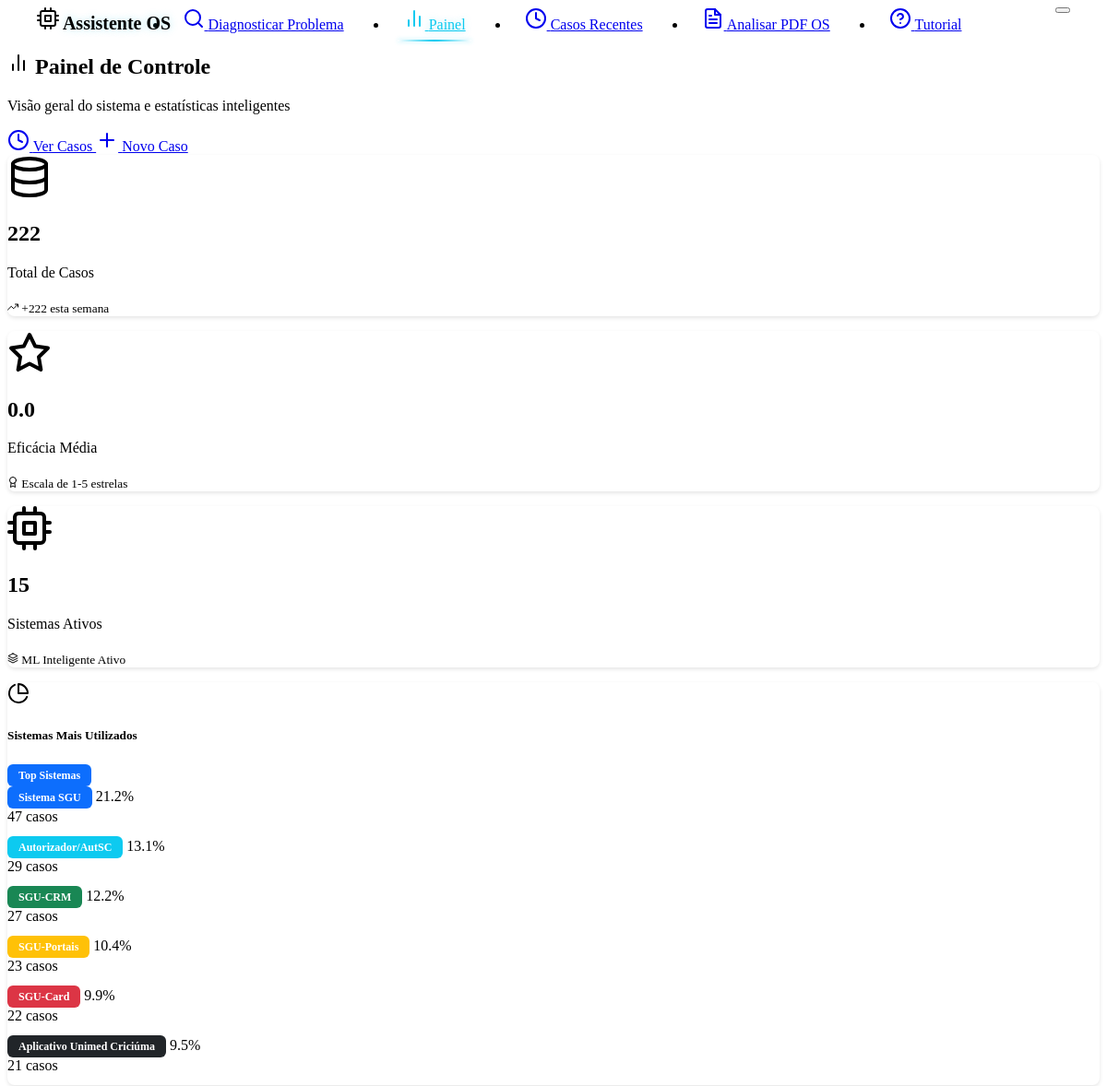
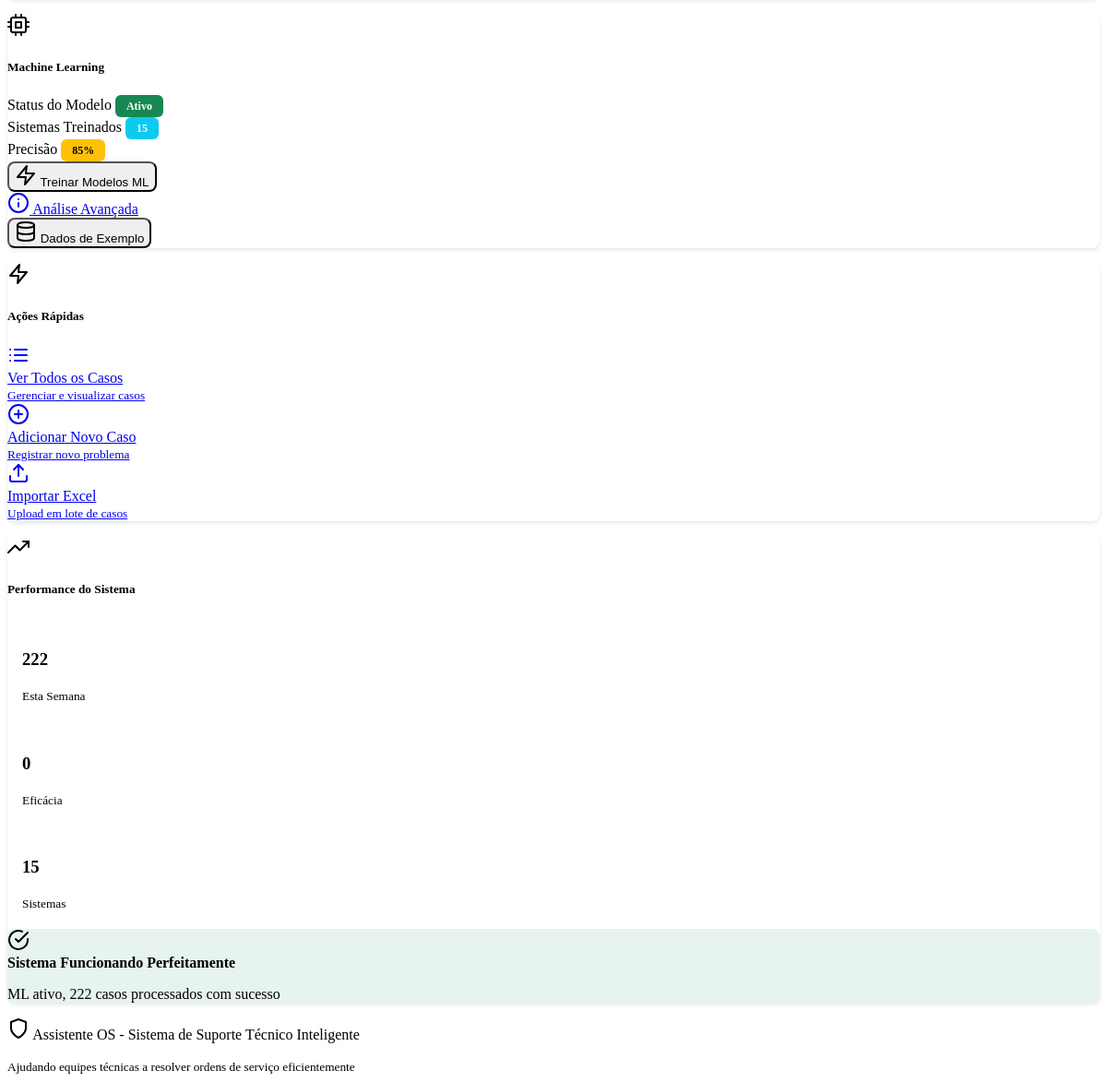
/dashboard, run on the app's committed database (2 pictures, top to bottom).
### models.py (models this page shows, shortened)
class Case(db.Model):
    __tablename__ = 'cases'
    id = db.Column(db.Integer, primary_key=True)
    problem_description = db.Column(db.Text, nullable=False)
    solution = db.Column(db.Text, nullable=False)
    system_type = db.Column(db.String(100), default="Unknown")
    created_at = db.Column(db.DateTime, default=datetime.now)
    effectiveness_score = db.Column(db.Float, nullable=True)
    feedback_count = db.Column(db.Integer, default=0)
    tags = db.Column(db.String(500), default="")  # Stored as comma-separated string
    feedbacks = db.relationship("CaseFeedback", backref="case", cascade="all, delete-orphan")

### routes.py (the view)
@app.route('/dashboard')
def dashboard():
    try:
        stats = case_service.get_statistics()
        return render_template('dashboard.html', stats=stats)
    except Exception as e:
        logging.error(f"Error loading dashboard: {str(e)}")
        flash(f'Error loading dashboard: {str(e)}', 'error')
        return render_template('dashboard.html', stats={})

### case_service.py (called while the page is built)
    def get_all_cases(self) -> List[Case]:
        try:
            return Case.query.all()
        except Exception as e:
            logging.error(f"Error getting cases from database: {str(e)}")
            return current_app.config.get('CASES_STORAGE', [])

### templates/dashboard.html (shortened to what this page needs)
{% extends "base.html" %}
{% block content %}
<div class="row mb-4">
    <div class="col-12">
        <div class="d-flex justify-content-between align-items-center">
            <div>
                <h2 class="mb-1">
                    <i data-feather="bar-chart-2" class="me-2"></i>
                    Painel de Controle
                </h2>
                <p class="text-muted mb-0">Visão geral do sistema e estatísticas inteligentes</p>
            </div>
            <div class="d-flex gap-2">
                <a href="{{ url_for('recent_cases') }}" class="btn btn-outline-primary">
                    <i data-feather="clock" class="me-1"></i>
                    Ver Casos
                </a>
                <a href="{{ url_for('add_case_form') }}" class="btn btn-primary">
                    <i data-feather="plus" class="me-1"></i>
                    Novo Caso
                </a>
            </div>
        </div>
    </div>
</div>
{% if stats %}
<div class="row mb-4">
    <div class="col-lg-4 col-md-6 mb-3">
        <div class="card text-center h-100 border-0 shadow-sm">
            <div class="card-body d-flex flex-column justify-content-center py-4">
                <i data-feather="database" class="mb-3 text-primary" style="width: 48px; height: 48px; margin: 0 auto;"></i>
                <h2 class="mb-2 text-primary fw-bold">{{ stats.total_cases }}</h2>
                <p class="text-muted mb-2">Total de Casos</p>
                <div class="progress" style="height: 4px;">
                </div>
                <small class="text-success mt-2">
                    <i data-feather="trending-up" style="width: 12px; height: 12px;"></i>
                    +{{ stats.recent_activity or 0 }} esta semana
                </small>
            </div>
        </div>
    </div>
    <div class="col-lg-4 col-md-6 mb-3">
        <div class="card text-center h-100 border-0 shadow-sm">
            <div class="card-body d-flex flex-column justify-content-center py-4">
                <i data-feather="star" class="mb-3 text-warning" style="width: 48px; height: 48px; margin: 0 auto;"></i>
                <h2 class="mb-2 text-warning fw-bold">{{ "%.1f"|format(stats.avg_effectiveness) if stats.avg_effectiveness else "0.0" }}</h2>
                <p class="text-muted mb-2">Eficácia Média</p>
                <div class="progress" style="height: 4px;">
                </div>
                <small class="text-info mt-2">
                    <i data-feather="award" style="width: 12px; height: 12px;"></i>
                    Escala de 1-5 estrelas
                </small>
            </div>
        </div>
    </div>
    <div class="col-lg-4 col-md-6 mb-3">
        <div class="card text-center h-100 border-0 shadow-sm">
            <div class="card-body d-flex flex-column justify-content-center py-4">
                <i data-feather="cpu" class="mb-3 text-info" style="width: 48px; height: 48px; margin: 0 auto;"></i>
                <h2 class="mb-2 text-info fw-bold">{{ stats.systems|length if stats.systems else 0 }}</h2>
                <p class="text-muted mb-2">Sistemas Ativos</p>
                <div class="progress" style="height: 4px;">
                </div>
                <small class="text-primary mt-2">
                    <i data-feather="layers" style="width: 12px; height: 12px;"></i>
                    ML Inteligente Ativo
                </small>
            </div>
        </div>
    </div>
</div>
{% endif %}
<div class="row mb-4">
    <div class="col-lg-8 mb-4">
        <div class="card h-100 border-0 shadow-sm">
            <div class="card-header bg-transparent border-0 d-flex justify-content-between align-items-center py-3">
                <div class="d-flex align-items-center">
                    <i data-feather="pie-chart" class="me-2 text-primary"></i>
                    <h5 class="mb-0">Sistemas Mais Utilizados</h5>
                </div>
                <span class="badge bg-primary">Top Sistemas</span>
            </div>
            <div class="card-body">
                {% if stats.systems %}
                <div class="systems-chart">
                    {% for system, count in stats.systems[:6] %}
                    <div class="mb-3">
                        <div class="d-flex justify-content-between align-items-center mb-2">
                            <div class="d-flex align-items-center">
                                <span class="badge system-badge me-2" data-system="{{ system }}">{{ system }}</span>
                                <span class="text-muted">{{ "%.1f"|format(count / stats.total_cases * 100) if stats.total_cases > 0 else 0 }}%</span>
                            </div>
                            <span class="fw-bold text-primary">{{ count }} casos</span>
                        </div>
                        <div class="progress" style="height: 12px; border-radius: 6px;">
                        </div>
                    </div>
                    {% endfor %}
                </div>
                {% else %}
                <div class="text-center py-5 text-muted">
                    <i data-feather="inbox" class="mb-3" style="width: 64px; height: 64px; opacity: 0.5;"></i>
                    <h5 class="text-muted">Nenhum sistema registrado</h5>
                    <p>Adicione casos para ver a distribuição por sistemas</p>
                </div>
                {% endif %}
            </div>
        </div>
    </div>
    <div class="col-lg-4 mb-4">
        <div class="card h-100 border-0 shadow-sm">
            <div class="card-header bg-transparent border-0 d-flex align-items-center py-3">
                <i data-feather="cpu" class="me-2 text-primary"></i>
                <h5 class="mb-0">Machine Learning</h5>
            </div>
            <div class="card-body">
                <div class="mb-4">
                    <div class="d-flex justify-content-between align-items-center mb-2">
                        <span class="fw-medium">Status do Modelo</span>
                        <span class="badge bg-success">Ativo</span>
                    </div>
                    <div class="d-flex justify-content-between align-items-center mb-2">
                        <span class="fw-medium">Sistemas Treinados</span>
                        <span class="badge bg-info">{{ stats.systems|length if stats and stats.systems else 0 }}</span>
                    </div>
                    <div class="d-flex justify-content-between align-items-center mb-3">
                        <span class="fw-medium">Precisão</span>
                        <span class="badge bg-warning">{{ "%.0f"|format((stats.avg_effectiveness / 5 * 100) if stats.avg_effectiveness else 85) }}%</span>
                    </div>
                </div>
                <div class="d-grid gap-2">
                    <form action="{{ url_for('train_models') }}" method="POST" class="d-inline">
                        <button type="submit" class="btn btn-primary w-100">
                            <i data-feather="zap" class="me-1"></i>
                            Treinar Modelos ML
                        </button>
                    </form>
                    <a href="{{ url_for('ml_learning_info') }}" class="btn btn-outline-info">
                        <i data-feather="info" class="me-1"></i>
                        Análise Avançada
                    </a>
                    <form action="{{ url_for('populate_sample_data') }}" method="POST" class="d-inline">
                        <button type="submit" class="btn btn-outline-secondary">
                            <i data-feather="database" class="me-1"></i>
                            Dados de Exemplo
                        </button>
                    </form>
                </div>
            </div>
        </div>
    </div>
</div>
<div class="row mb-4">
    <div class="col-lg-6 mb-4">
        <div class="card h-100 border-0 shadow-sm">
            <div class="card-header bg-transparent border-0 d-flex align-items-center py-3">
                <i data-feather="zap" class="me-2 text-primary"></i>
                <h5 class="mb-0">Ações Rápidas</h5>
            </div>
            <div class="card-body">
                <div class="row">
                    <div class="col-12 mb-3">
                        <a href="{{ url_for('recent_cases') }}" class="btn btn-outline-primary w-100 py-3">
                            <i data-feather="list" class="me-2"></i>
                            <div>
                                <div class="fw-bold">Ver Todos os Casos</div>
                                <small class="text-muted">Gerenciar e visualizar casos</small>
                            </div>
                        </a>
                    </div>
                    <div class="col-12 mb-3">
                        <a href="{{ url_for('add_case_form') }}" class="btn btn-success w-100 py-3">
                            <i data-feather="plus-circle" class="me-2"></i>
                            <div>
                                <div class="fw-bold text-white">Adicionar Novo Caso</div>
                                <small class="text-white-50">Registrar novo problema</small>
                            </div>
                        </a>
                    </div>
                    <div class="col-12 mb-3">
                        <a href="{{ url_for('upload_cases') }}" class="btn btn-outline-info w-100 py-3">
                            <i data-feather="upload" class="me-2"></i>
                            <div>
                                <div class="fw-bold">Importar Excel</div>
                                <small class="text-muted">Upload em lote de casos</small>
                            </div>
                        </a>
                    </div>
                </div>
            </div>
        </div>
    </div>
    <div class="col-lg-6 mb-4">
        <div class="card h-100 border-0 shadow-sm">
            <div class="card-header bg-transparent border-0 d-flex align-items-center py-3">
                <i data-feather="trending-up" class="me-2 text-success"></i>
                <h5 class="mb-0">Performance do Sistema</h5>
            </div>
            <div class="card-body">
                <div class="performance-metrics">
                    <div class="row text-center mb-4">
                        <div class="col-4">
                            <div class="performance-card">
                                <h3 class="text-primary mb-1">{{ stats.recent_activity or 0 }}</h3>
                                <small class="text-muted">Esta Semana</small>
                                <div class="progress mt-2" style="height: 3px;">
                                </div>
                            </div>
                        </div>
                        <div class="col-4">
                            <div class="performance-card">
                                <h3 class="text-success mb-1">{{ "%.0f"|format(stats.avg_effectiveness) if stats.avg_effectiveness else "0" }}</h3>
                                <small class="text-muted">Eficácia</small>
                                <div class="progress mt-2" style="height: 3px;">
                                </div>
                            </div>
                        </div>
                        <div class="col-4">
                            <div class="performance-card">
                                <h3 class="text-info mb-1">{{ stats.systems|length if stats.systems else 0 }}</h3>
                                <small class="text-muted">Sistemas</small>
                                <div class="progress mt-2" style="height: 3px;">
                                </div>
                            </div>
                        </div>
                    </div>
                    <div class="alert alert-success border-0" style="background: rgba(25, 135, 84, 0.1);">
                        <div class="d-flex align-items-center">
                            <i data-feather="check-circle" class="me-2 text-success"></i>
                            <div>
                                <strong class="text-success">Sistema Funcionando Perfeitamente</strong>
                                <p class="mb-0 small text-muted">ML ativo, {{ stats.total_cases or 0 }} casos processados com sucesso</p>
                            </div>
                        </div>
                    </div>
                </div>
            </div>
        </div>
    </div>
</div>
{% endblock %}

### static/style.css (style rules this page uses)
:root { --custom-code-bg: #1a1a1a; --custom-border-radius: 8px; --glow-color: #0dcaf0; --glow-secondary: rgba(13, 202, 240, 0.3); }
.badge.bg-primary { background-color: #0d6efd !important; }
.badge.bg-info { background-color: #0dcaf0 !important; }
.badge.bg-success { background-color: #198754 !important; }
.badge.bg-warning { background-color: #ffc107 !important; color: #000000 !important; }
.badge.bg-danger { background-color: #dc3545 !important; }
.badge { display: inline-block !important; padding: 0.375rem 0.75rem !important; font-size: 0.75em !important; font-weight: 600 !important; line-height: 1 !important; color: #fff !important; text-align: center !important; white-space: nowrap !important; vertical-align: baseline !important; border-radius: 0.375rem !important; }
.bg-purple { background-color: #6f42c1 !important; }
.card { border-radius: var(--custom-border-radius); box-shadow: 0 2px 4px rgba(0, 0, 0, 0.1); margin-bottom: 1rem; }
.card-header { background-color: var(--bs-dark); border-bottom: 1px solid var(--bs-border-color); border-radius: var(--custom-border-radius) var(--custom-border-radius) 0 0 !important; }
.btn { border-radius: var(--custom-border-radius); font-weight: 500; }
.progress { border-radius: var(--custom-border-radius); background-color: var(--bs-secondary-bg); }
.badge { border-radius: var(--custom-border-radius); font-weight: 500; font-size: 0.75rem; }
.alert { border-radius: var(--custom-border-radius); border: none; }
.bg-purple { background-color: #6f42c1 !important; color: white !important; }
.badge.system-badge { color: white !important; font-weight: 600 !important; border: none !important; }
.badge.bg-dark, .badge[data-system*="Aplicativo Unimed"], .badge[data-system*="aplicativo unimed"] { background-color: #212529 !important; color: white !important; }
:root { --step-line-color: #495057; --step-bg-color: #28a745; --step-hover-bg: #212529; --step-border-color: #343a40; }

### templates/dashboard.html (style rules this page uses)
.performance-card { padding: 1rem; border-radius: 8px; background: rgba(var(--bs-primary-rgb), 0.05); border: 1px solid rgba(var(--bs-primary-rgb), 0.1); }
.card { transition: transform 0.2s ease, box-shadow 0.2s ease; }
.badge { font-size: 0.75em; padding: 0.5em 0.75em; }
.systems-chart .progress { background-color: rgba(255,255,255,0.1); }

### data on the page
Case: system_type "Sistema SGU", total_cases "21.2", count "47"
Case: system_type "Autorizador/AutSC", total_cases "13.1", count "29"
Case: system_type "SGU-CRM", total_cases "12.2", count "27"
Case: system_type "SGU-Portais", total_cases "10.4", count "23"
Case: system_type "SGU-Card", total_cases "9.9", count "22"
Case: system_type "Aplicativo Unimed Criciúma", total_cases "9.5", count "21"

### other printed values
{{ stats.total_cases }} "222"
{{ stats.recent_activity or 0 }} "222"
{{ stats.systems|length if stats.systems else 0 }} "15"
{{ stats.systems|length if stats and stats.systems else 0 }} "15"
{{ stats.total_cases or 0 }} "222"
